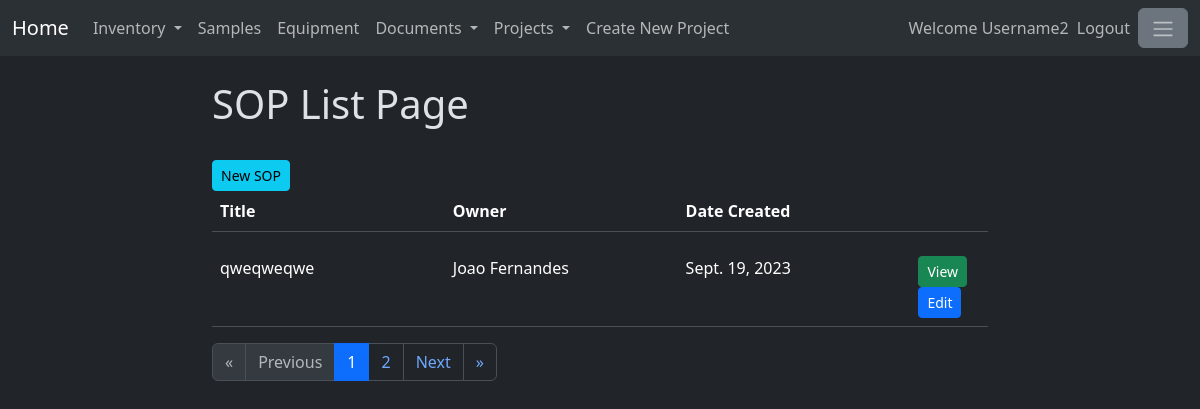
Screenshot of /SOPs/ (signed in) with the database file from the repository.
### standardoperatingprotocols/models.py (models this page shows, shortened)
class SOP(models.Model):
    title = models.CharField(max_length=200)
    documentBody = RichTextField(blank=True,null=True)
    isEnabled = models.BooleanField(default=True)
    owner = models.ForeignKey(User,on_delete=models.SET_NULL, null=True)
    ownerSignature = models.CharField(max_length=200,default="")
    creationDate = models.DateField(auto_now_add=True)
    linkedAttachment=models.ManyToManyField(SOPAttachments, related_name="linkedAttachment")
    trainer = models.ManyToManyField(User, related_name="trainer")
    trainee = models.ManyToManyField(User, related_name="trainee")

### standardoperatingprotocols/views.py (the view)
# urls.py: path('', views.SOPList.as_view(), name = 'SOPList'),
@method_decorator(login_required, name='dispatch')
class SOPList(TemplateView):
    template_name = 'SOPList.html'
    def get_context_data(self):
        context = super().get_context_data()
        projects=Projects.objects.filter(isEnabled=True)
        projectform = CreateNewProject()
        SOPListObjects = SOP.objects.filter(isEnabled=True).order_by('-creationDate')
        paginator = Paginator(SOPListObjects,1)
        page_number = self.request.GET.get("page")
        page_obj = paginator.get_page(page_number)
        context['page_obj'] = page_obj
        context['projects'] = projects
        context['projectform'] = projectform
        return context

### standardoperatingprotocols/templates/SOPList.html (shortened to what this page needs)
{% extends 'baseSOP.html' %}
{% block content %}
<h1>SOP List Page</h1>
<br>
<a href="/SOPs/create" class="btn btn-info btn-sm" aria-current="true">
    New SOP
</a>
<br>
<table class="table" style="width: 100%;">
    <thead>
      <tr>
        <th width="30%" scope="col">Title</th>
        <th width="30%" scope="col">Owner</th>
        <th width="30%" scope="col">Date Created</th>
        <th width="10%" scope="col"> </th>
      </tr>
    </thead>
</table>
<div style="width:100%; overflow:auto; max-height:500px;">
    <table class="table">
        <tbody>
        {% for SOP in page_obj %}
            <tr>
                <td width="30%">
                    {{SOP.title}}
                </td>
                <td width="30%">
                    {{SOP.owner.first_name}} {{SOP.owner.last_name}}
                </td>
                <td width="30%">
                    {{SOP.creationDate}}
                </td>
                <td width="10%">
                    <a class="btn btn-success btn-sm" href="{% url 'specificSOP' SOP.id %}"
                    role="button">
                        View
                    </a>
                    <a class="btn btn-primary btn-sm" href="{% url 'editSOP' SOP.id %}"
                    role="button">
                        Edit
                    </a>
                </td>
            </tr>
        {% endfor %}
        </tbody>
    </table>
</div>
<nav aria-label="Page navigation">
    <ul class="pagination">
        {%if page_obj.has_previous%}
            <li class="page-item">
                <a class="page-link" href="?page=1" aria-label="First">
                <span aria-hidden="true">&laquo;</span>
                </a>
            </li>
            <li class="page-item">
                <a class="page-link" href="?page={{page_obj.previous_page_number}}" aria-label="Previous">
                <span aria-hidden="true">Previous</span>
                </a>
            </li>
        {% else %}
            <li class="page-item">
                <span class="page-link disabled" aria-hidden="true">&laquo;</span>
            </li>
            <li class="page-item">
                <span class="page-link disabled" aria-hidden="true">Previous</span>
            </li>
        {% endif%}
        {% for page in page_obj.paginator.page_range %}
            {% if page == page_obj.number %}
                <li class="page-item active"><a class="page-link" href="?page={{page}}">{{page}}</a></li>
            {% else %}
                <li class="page-item"><a class="page-link" href="?page={{page}}">{{page}}</a></li>
            {% endif %}
        {% endfor %}
        {%if page_obj.has_next%}
            <li class="page-item">
                <a class="page-link" href="?page={{page_obj.next_page_number}}" aria-label="Next">
                <span aria-hidden="true">Next</span>
                </a>
            </li>
            <li class="page-item">
                <a class="page-link" href="?page={{page_obj.paginator.num_pages}}" aria-label="Last">
                <span aria-hidden="true">&raquo;</span>
                </a>
            </li>
        {% endif%}
    </ul>
</nav>
{% endblock %}

### mainpage/templates/base.html (shortened to what this page needs)
<!doctype html>
{% load static %}
{% load crispy_forms_tags %}
<html lang="en" data-bs-theme="dark">
    <head>
        <link href="https://cdn.jsdelivr.net/npm/bootstrap@5.3.1/dist/css/bootstrap.min.css"
        rel="stylesheet"
>
    </head>
    <body>
        <header>
            <nav class="navbar navbar-expand-lg bg-body-tertiary">
                <div class="container-fluid">
                    <a class="navbar-brand"  href="{% url 'homePage' %}">
                        Home
                      </a>
                    <div class="collapse navbar-collapse" id="navbarText">
                        <ul class="navbar-nav me-auto mb-2 mb-lg-0">
                            <li class="nav-item dropdown">
                                <a class="nav-link dropdown-toggle" href="#" role="button" data-bs-toggle="dropdown" aria-expanded="false">
                                        Inventory
                                </a>
                            </li>
                            <li class="nav-item">
                                <a class="nav-link" href="/sampletype">Samples</a>
                            </li>
                            <li class="nav-item">
                                <a class="nav-link" href="/equipment">Equipment</a>
                            </li>
                            <li class="nav-item dropdown">
                                <a class="nav-link dropdown-toggle" href="#" role="button" data-bs-toggle="dropdown" aria-expanded="false">
                                        Documents
                                </a>
                            </li>
                            <li class="nav-item dropdown">
                                <a class="nav-link dropdown-toggle" href="#" role="button" data-bs-toggle="dropdown" aria-expanded="false">
                                        Projects
                                </a>
                            </li>
                            <li><a data-bs-toggle="modal" data-bs-target="#projectModal" class="nav-link" type="button"
                                >Create New Project</a></li>
                        </ul>
                        <ul class="navbar-nav mb-2 mb-lg-0">
                            {% if user.is_authenticated %}
                                <span class="navbar-text">
                                    Welcome {{user.username}}
                                </span>
                                <li class="nav-item">
                                    <a class="nav-link" href="/logout">Logout</a>
                                </li>
                            {% endif %}
                            <li class="nav-item">
                                <button class="btn btn-secondary" type="button" data-bs-toggle="offcanvas"
                                data-bs-target="#offcanvasWithBothOptions" aria-controls="offcanvasWithBothOptions">
                                    <span class="navbar-toggler-icon"></span>
                                </button>
                            </li>
                        </ul>
                    </div>
                </div>
            </nav>
            <br>
        </header>
        <main>
            <div class="container-fluid">
                <div class="row">
                    <div class="col-2">
                    </div>
                    <div class="col-8">
                        {% if user.is_authenticated %}
                            {% block content %}
                            {% endblock %}
                        {% else %}
                            {% block login_and_registration %}
                            {% endblock %}
                        {% endif %}
                    </div>
                    <div class="col-2">
                    </div>
                </div>
            </div>
        </main>
    </body>
</html>

### rows the page displays
SOP: title "qweqweqwe", owner.first_name "Joao", owner.last_name "Fernandes", creationDate "Sept. 19, 2023"

### other values shown
{{ user.username }} "Username2"
{{ page }} "1"
{{ page }} "2"
